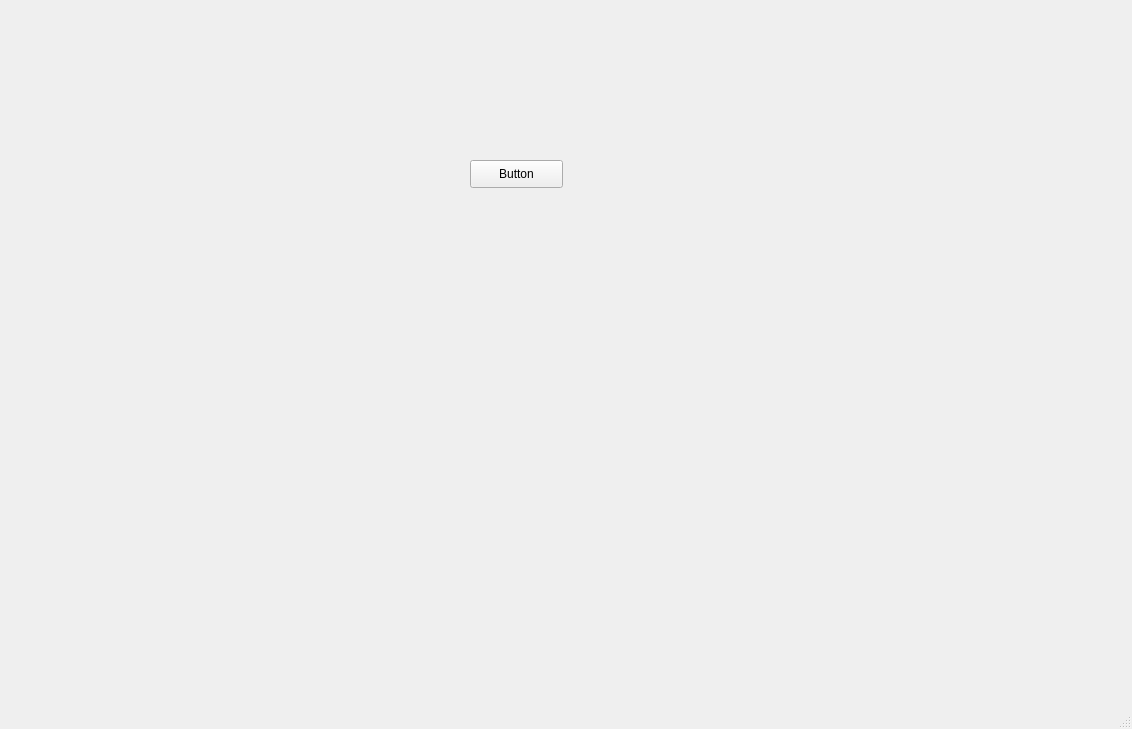
<?xml version="1.0" encoding="UTF-8"?>
<ui version="4.0">
 <class>MainWindow</class>
 <widget class="QMainWindow" name="MainWindow">
  <property name="geometry">
   <rect>
    <x>0</x>
    <y>0</y>
    <width>1132</width>
    <height>729</height>
   </rect>
  </property>
  <property name="windowTitle">
   <string>MainWindow</string>
  </property>
  <property name="Buoon" stdset="0">
   <bool>false</bool>
  </property>
  <widget class="QWidget" name="centralwidget">
   <widget class="QPushButton" name="pushButton">
    <property name="geometry">
     <rect>
      <x>470</x>
      <y>160</y>
      <width>93</width>
      <height>28</height>
     </rect>
    </property>
    <property name="text">
     <string>Button</string>
    </property>
   </widget>
  </widget>
  <widget class="QMenuBar" name="menubar">
   <property name="geometry">
    <rect>
     <x>0</x>
     <y>0</y>
     <width>1132</width>
     <height>26</height>
    </rect>
   </property>
  </widget>
  <widget class="QStatusBar" name="statusbar"/>
 </widget>
 <resources/>
 <connections>
  <connection>
   <sender>pushButton</sender>
   <signal>clicked()</signal>
   <receiver>MainWindow</receiver>
   <slot>slot1()</slot>
   <hints>
    <hint type="sourcelabel">
     <x>506</x>
     <y>198</y>
    </hint>
    <hint type="destinationlabel">
     <x>593</x>
     <y>312</y>
    </hint>
   </hints>
  </connection>
 </connections>
 <slots>
  <slot>slot1()</slot>
 </slots>
</ui>
